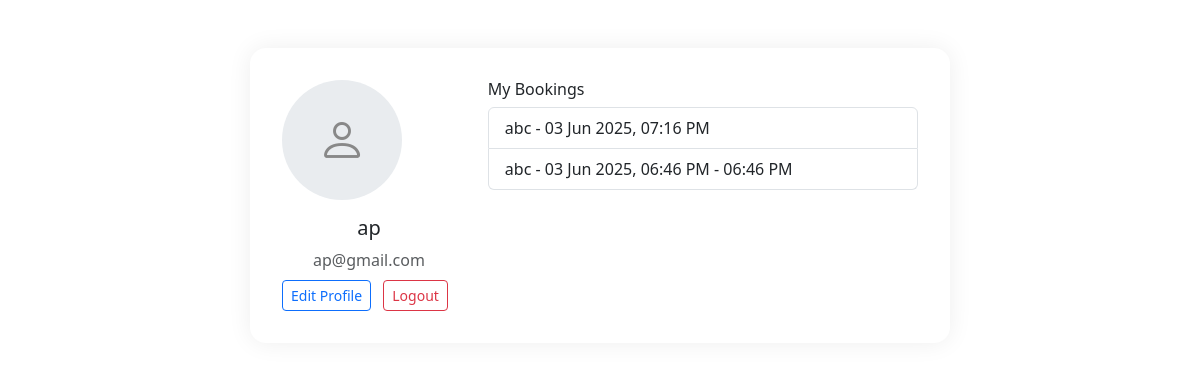
Screenshot of /profile (signed in) with the database file from the repository.
### models/models.py (models this page shows, shortened)
class User(db.Model):
    __tablename__ = 'users'
    id = db.Column(db.Integer, primary_key=True)
    username = db.Column(db.String(80), unique=True, nullable=False)
    email = db.Column(db.String(120), unique=True, nullable=False)
    password_hash = db.Column(db.String(128), nullable=False)
    role = db.Column(db.String(10), nullable=False, default='user')
    created_at = db.Column(db.DateTime, default=datetime.utcnow)
    reservations = db.relationship('Reservation', backref='user', lazy=True, cascade='all, delete-orphan')

class Reservation(db.Model):
    __tablename__ = 'reservations'
    id = db.Column(db.Integer, primary_key=True)
    spot_id = db.Column(db.Integer, db.ForeignKey('parking_spots.id', ondelete='CASCADE'), nullable=False)
    user_id = db.Column(db.Integer, db.ForeignKey('users.id', ondelete='CASCADE'), nullable=False)
    parking_timestamp = db.Column(db.DateTime, nullable=False, default=datetime.utcnow)
    leaving_timestamp = db.Column(db.DateTime)
    parking_cost = db.Column(db.Float)
    status = db.Column(db.String(10), nullable=False, default='active')  # 'active', 'completed', 'cancelled'
    created_at = db.Column(db.DateTime, default=datetime.utcnow)

class ParkingLot(db.Model):
    __tablename__ = 'parking_lots'
    id = db.Column(db.Integer, primary_key=True)
    prime_location_name = db.Column(db.String(100), nullable=False)
    price = db.Column(db.Float, nullable=False)
    address = db.Column(db.Text, nullable=False)
    pin_code = db.Column(db.String(10), nullable=False)
    number_of_spots = db.Column(db.Integer, nullable=False)
    created_at = db.Column(db.DateTime, default=datetime.utcnow)
    spots = db.relationship('ParkingSpot', backref='lot', lazy=True, cascade='all, delete-orphan')

### app.py (the view)
    def decorated_function(*args, **kwargs):
        if 'user_id' not in session:
            flash('Please log in to access this page.', 'warning')
            return redirect(url_for('login'))
        return f(*args, **kwargs)

### app.py (called while the page is built)
def login_required(f):
    def decorated_function(*args, **kwargs):
        if 'user_id' not in session:
            flash('Please log in to access this page.', 'warning')
            return redirect(url_for('login'))
        return f(*args, **kwargs)
    decorated_function.__name__ = f.__name__
    return decorated_function

@app.route('/profile')
@login_required
def user_profile():
    user = User.query.get(session['user_id'])
    reservations = Reservation.query.filter_by(user_id=user.id)\
                    .order_by(Reservation.parking_timestamp.desc()).all()
    return render_template('user_profile.html',
                         user=user,
                         reservations=reservations)

### templates/user_profile.html (shortened to what this page needs)
<!DOCTYPE html>
<html lang="en">
<head>
  <link href="https://cdn.jsdelivr.net/npm/bootstrap@5.3.0/dist/css/bootstrap.min.css" rel="stylesheet">
</head>
<body>
  <div class="container my-5">
    <div class="profile-card">
      <div class="text-center">
        <div class="profile-avatar">
          <span class="bi bi-person"></span>
        </div>
        <h5>{{ user.username }}</h5>
        <p class="text-muted mb-2">{{ user.email }}</p>
        <div class="profile-actions">
  <a href="{{ url_for('edit_profile') }}" class="btn btn-outline-primary btn-sm">Edit Profile</a>
  <a href="{{ url_for('logout') }}" class="btn btn-outline-danger btn-sm">Logout</a>
</div>
      </div>
      <div class="profile-info">
        <h6>My Bookings</h6>
        <ul class="list-group">
          {% for res in reservations %}
          <li class="list-group-item">
            {{ res.spot.lot.prime_location_name }} -
            {{ res.parking_timestamp.strftime('%d %b %Y, %I:%M %p') }}
            {% if res.leaving_timestamp %}
              - {{ res.leaving_timestamp.strftime('%I:%M %p') }}
            {% endif %}
          </li>
          {% endfor %}
        </ul>
      </div>
    </div>
  </div>
  <link rel="stylesheet" href="https://cdn.jsdelivr.net/npm/bootstrap-icons@1.10.5/font/bootstrap-icons.css">
</body>
</html>

### templates/user_profile.html (style rules this page uses)
.profile-card { border-radius: 16px; box-shadow: 0 0 24px rgba(0,0,0,0.07); margin: 2rem auto; max-width: 700px; background: #fff; padding: 2rem; display: flex; align-items: flex-start; gap: 2rem; }
.profile-avatar { width: 120px; height: 120px; border-radius: 50%; background: #e9ecef; display: flex; align-items: center; justify-content: center; font-size: 3rem; color: #888; margin-bottom: 1rem; }
.profile-info { flex: 1; }
.profile-actions .btn { margin-right: 0.5rem; }

### rows the page displays
User: username "ap", email "ap@gmail.com"
Reservation: spot.lot.prime_location_name "abc", parking_timestamp "03 Jun 2025, 07:16 PM"
Reservation: spot.lot.prime_location_name "abc", parking_timestamp "03 Jun 2025, 06:46 PM", leaving_timestamp "06:46 PM"
